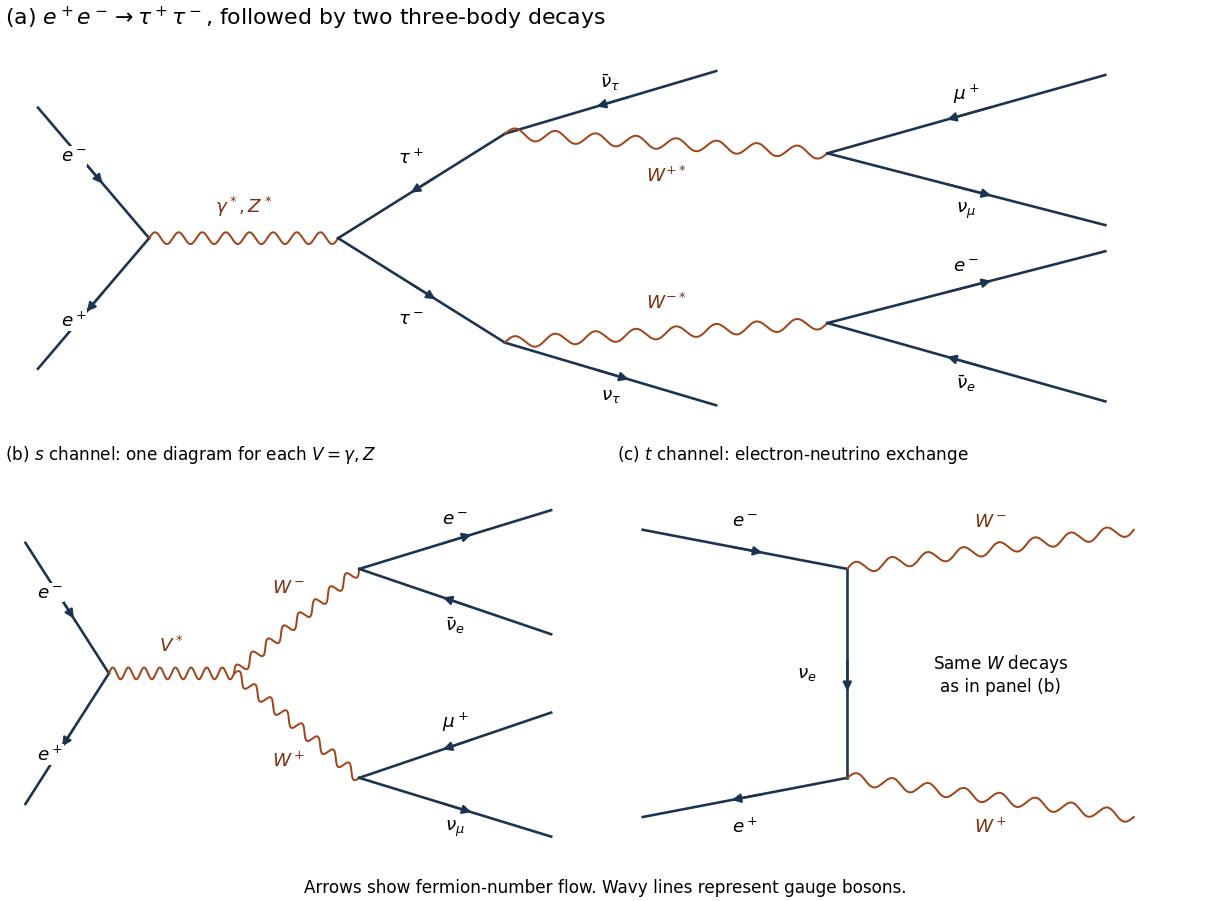

Recreate this plot in Python.
"""Original particle-flow diagrams; Python 3.14, numpy 2.3.5, matplotlib 3.10.7."""
from pathlib import Path
import numpy as np
import matplotlib
matplotlib.use('Agg')
import matplotlib.pyplot as plt

plt.rcParams.update({'font.size': 12, 'figure.facecolor': 'white', 'savefig.facecolor': 'white'})
fig = plt.figure(figsize=(11, 8.2), layout='constrained')
gs = fig.add_gridspec(2, 2, height_ratios=[1, 1])
a = fig.add_subplot(gs[0, :])
b = fig.add_subplot(gs[1, 0])
c = fig.add_subplot(gs[1, 1])

def fermion(ax, p, q, reverse=False, label=None, offset=(0, 0)):
    p, q = np.array(p, float), np.array(q, float)
    ax.plot([p[0], q[0]], [p[1], q[1]], color='#1c3450', lw=1.7)
    lo, hi = (0.60, 0.42) if reverse else (0.42, 0.60)
    ax.annotate('', xy=p+hi*(q-p), xytext=p+lo*(q-p), arrowprops={'arrowstyle': '-|>', 'color': '#1c3450', 'lw': 1.4})
    if label:
        m = (p+q)/2 + offset
        ax.text(*m, label, ha='center', va='center', bbox={'facecolor':'white', 'edgecolor':'none', 'pad':0.5})

def boson(ax, p, q, label, offset=(0, .14)):
    p, q = np.array(p, float), np.array(q, float)
    d = q-p
    n = np.array([-d[1], d[0]])/np.linalg.norm(d)
    t = np.linspace(0, 1, 250)
    wave = p[None,:]+t[:,None]*d+.045*np.sin(16*np.pi*t)[:,None]*n
    ax.plot(wave[:,0], wave[:,1], color='#a1451b', lw=1.3)
    ax.text(*((p+q)/2 + offset), label, color='#793112', ha='center', va='center', bbox={'facecolor':'white', 'edgecolor':'none', 'pad':0.5})

for ax in (a, b, c):
    ax.axis('off')
    ax.set_ylim(-1.5, 1.5)

a.set_xlim(-.3, 10.5)
a.set_title(r'(a) $e^+e^-\to\tau^+\tau^-$, followed by two three-body decays', loc='left', pad=12)
fermion(a,(0,1),(1,0),label=r'$e^-$',offset=(-.18,.13))
fermion(a,(0,-1),(1,0),True,label=r'$e^+$',offset=(-.18,-.13))
boson(a,(1,0),(2.7,0),r'$\gamma^*,Z^*$',offset=(0,.25))
fermion(a,(2.7,0),(4.2,.8),True,label=r'$\tau^+$',offset=(-.1,.22))
fermion(a,(2.7,0),(4.2,-.8),label=r'$\tau^-$',offset=(-.1,-.22))
fermion(a,(4.2,.8),(6.1,1.28),True,label=r'$\bar\nu_\tau$',offset=(0,.16))
fermion(a,(4.2,-.8),(6.1,-1.28),label=r'$\nu_\tau$',offset=(0,-.16))
boson(a,(4.2,.8),(7.1,.65),r'$W^{+*}$',offset=(0,-.24))
boson(a,(4.2,-.8),(7.1,-.65),r'$W^{-*}$',offset=(0,.24))
fermion(a,(7.1,.65),(9.6,1.25),True,label=r'$\mu^+$',offset=(0,.16))
fermion(a,(7.1,.65),(9.6,.1),label=r'$\nu_\mu$',offset=(0,-.16))
fermion(a,(7.1,-.65),(9.6,-.1),label=r'$e^-$',offset=(0,.16))
fermion(a,(7.1,-.65),(9.6,-1.25),True,label=r'$\bar\nu_e$',offset=(0,-.16))

b.set_xlim(-.25,6.8)
b.set_title(r'(b) $s$ channel: one diagram for each $V=\gamma,Z$',loc='left',pad=12,fontsize=11)
fermion(b,(0,1),(1,0),label=r'$e^-$',offset=(-.2,.12))
fermion(b,(0,-1),(1,0),True,label=r'$e^+$',offset=(-.2,-.12))
boson(b,(1,0),(2.5,0),r'$V^*$',offset=(0,.22))
boson(b,(2.5,0),(4,.8),r'$W^-$',offset=(-.1,.26))
boson(b,(2.5,0),(4,-.8),r'$W^+$',offset=(-.1,-.26))
fermion(b,(4,.8),(6.3,1.25),label=r'$e^-$',offset=(0,.16))
fermion(b,(4,.8),(6.3,.3),True,label=r'$\bar\nu_e$',offset=(0,-.18))
fermion(b,(4,-.8),(6.3,-.3),True,label=r'$\mu^+$',offset=(0,.18))
fermion(b,(4,-.8),(6.3,-1.25),label=r'$\nu_\mu$',offset=(0,-.16))

c.set_xlim(-.25,5.5)
c.set_title(r'(c) $t$ channel: electron-neutrino exchange',loc='left',pad=12,fontsize=11)
fermion(c,(0,1.1),(2,.8),label=r'$e^-$',offset=(0,.22))
fermion(c,(0,-1.1),(2,-.8),True,label=r'$e^+$',offset=(0,-.22))
fermion(c,(2,.8),(2,-.8),label=r'$\nu_e$',offset=(-.4,0))
boson(c,(2,.8),(4.8,1.1),r'$W^-$',offset=(0,.22))
boson(c,(2,-.8),(4.8,-1.1),r'$W^+$',offset=(0,-.22))
c.text(3.5,0,r'Same $W$ decays'+'\nas in panel (b)',ha='center',va='center',fontsize=11)
fig.supxlabel('Arrows show fermion-number flow. Wavy lines represent gauge bosons.',fontsize=11)
fig.savefig(Path.cwd()/Path(__file__).with_suffix('.png').name, dpi=110, facecolor='white')
plt.close(fig)
